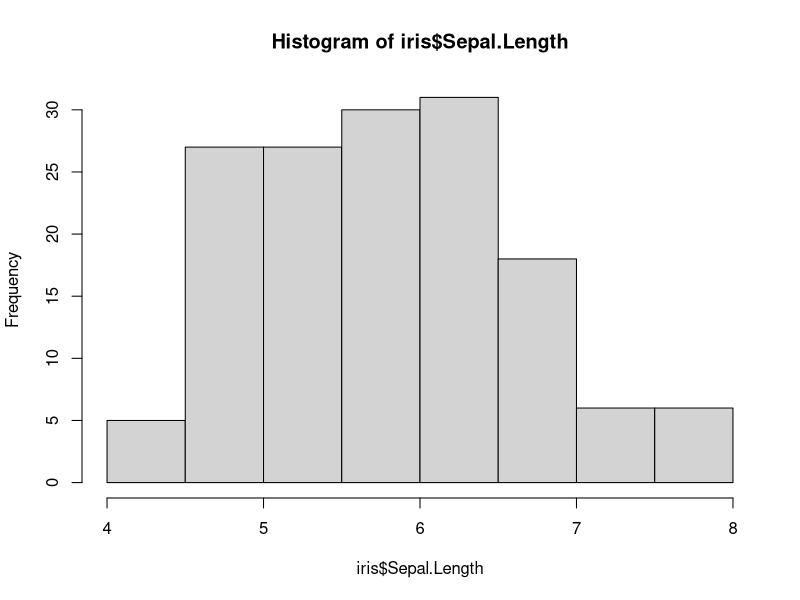
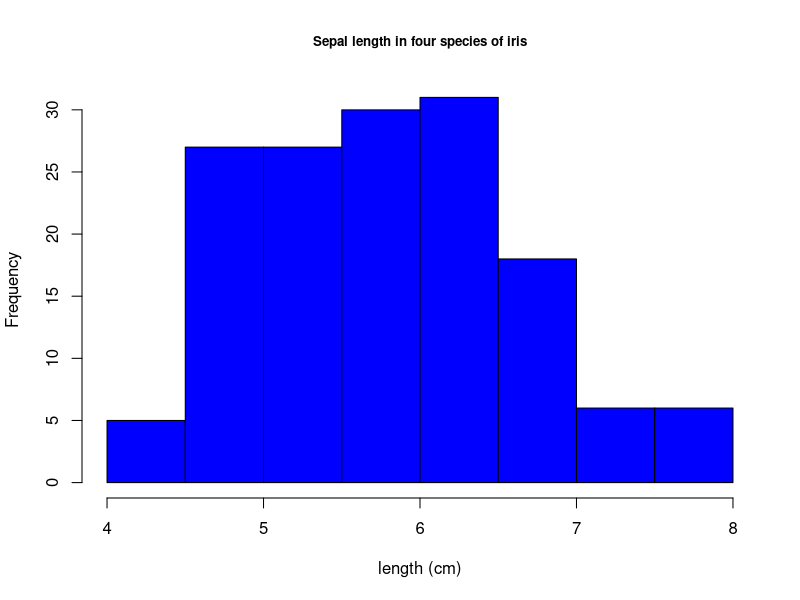
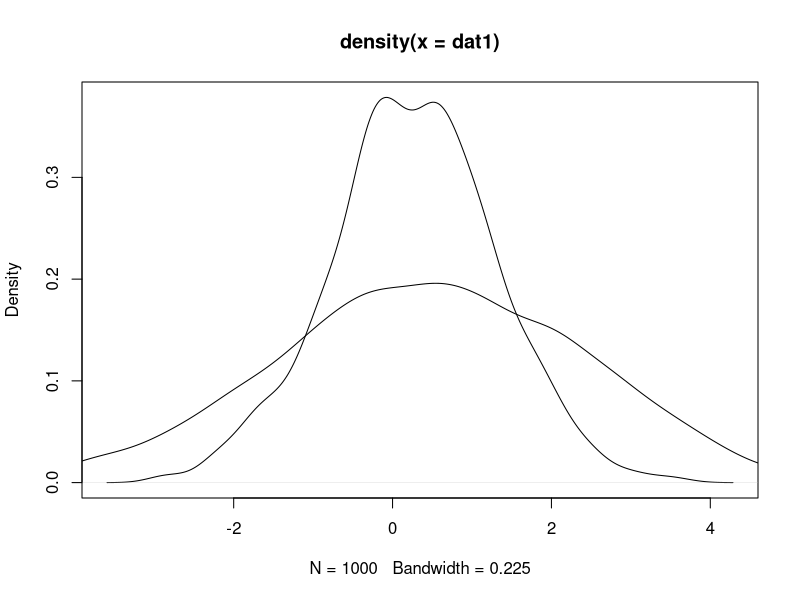
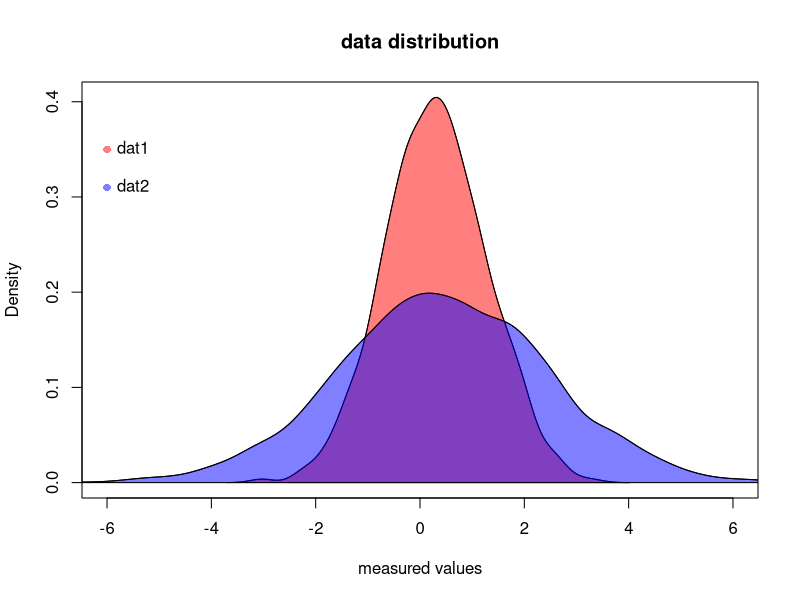
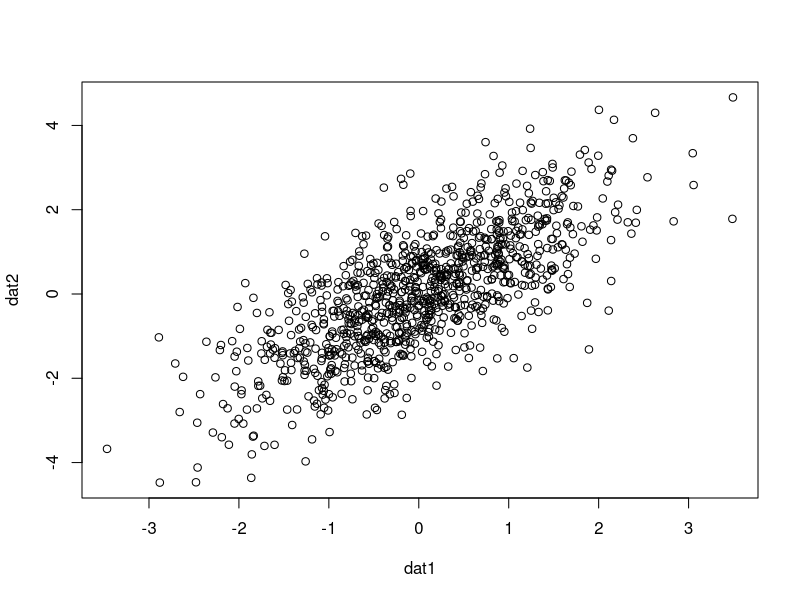

The R script that drew these images, in order:
## ---- chunk 1
knitr::opts_chunk$set(echo = TRUE)
## ---- chunk 2
data(iris)
hist(iris$Sepal.Length)
## ---- chunk 3
data(iris)
hist(iris$Sepal.Length, xlab="length (cm)",
     main="Sepal length in four species of iris",
     col="blue",
     cex.main=.8)

## ---- chunk 4
dat1 <- rnorm(1000, mean=.25)
dat2 <- rnorm(3000, mean=.5, sd=2)
plot(density(dat1))
lines(density(dat2))
## ---- chunk 5
dat1 <- rnorm(1000, mean=.25)
dat2 <- rnorm(3000, mean=.5, sd=2)
plot(density(dat1), xlim=c(-6,6),
     xlab="measured values",
     main="data distribution")
lines(density(dat2))
polygon(density(dat1), col=rgb(1,0,0,.5))
polygon(density(dat2), col=rgb(0,0,1,.5))
points(x=c(-6,-6),y=c(.35,.31), pch=16, 
       col=c(rgb(1,0,0,.5), rgb(0,0,1,.5)))
text(x=c(-6,-6),y=c(.35,.31), 
     labels=c("dat1", "dat2"), pos=4)
## ---- chunk 6
dat1 <- rnorm(1000)
dat2 <- rnorm(mean=dat1, 1000)
plot(x=dat1, y=dat2)
